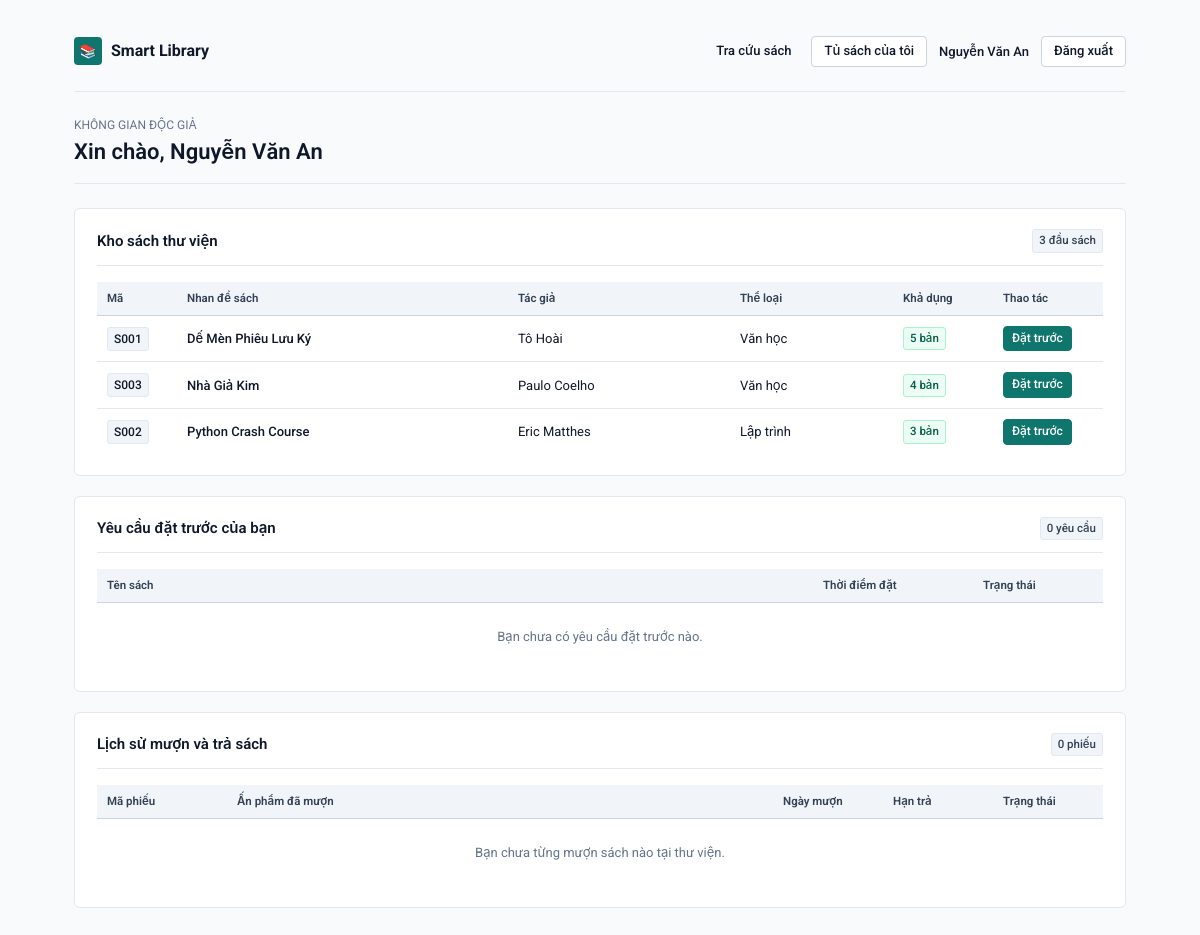
Page /user (signed in) on the earlier database version.
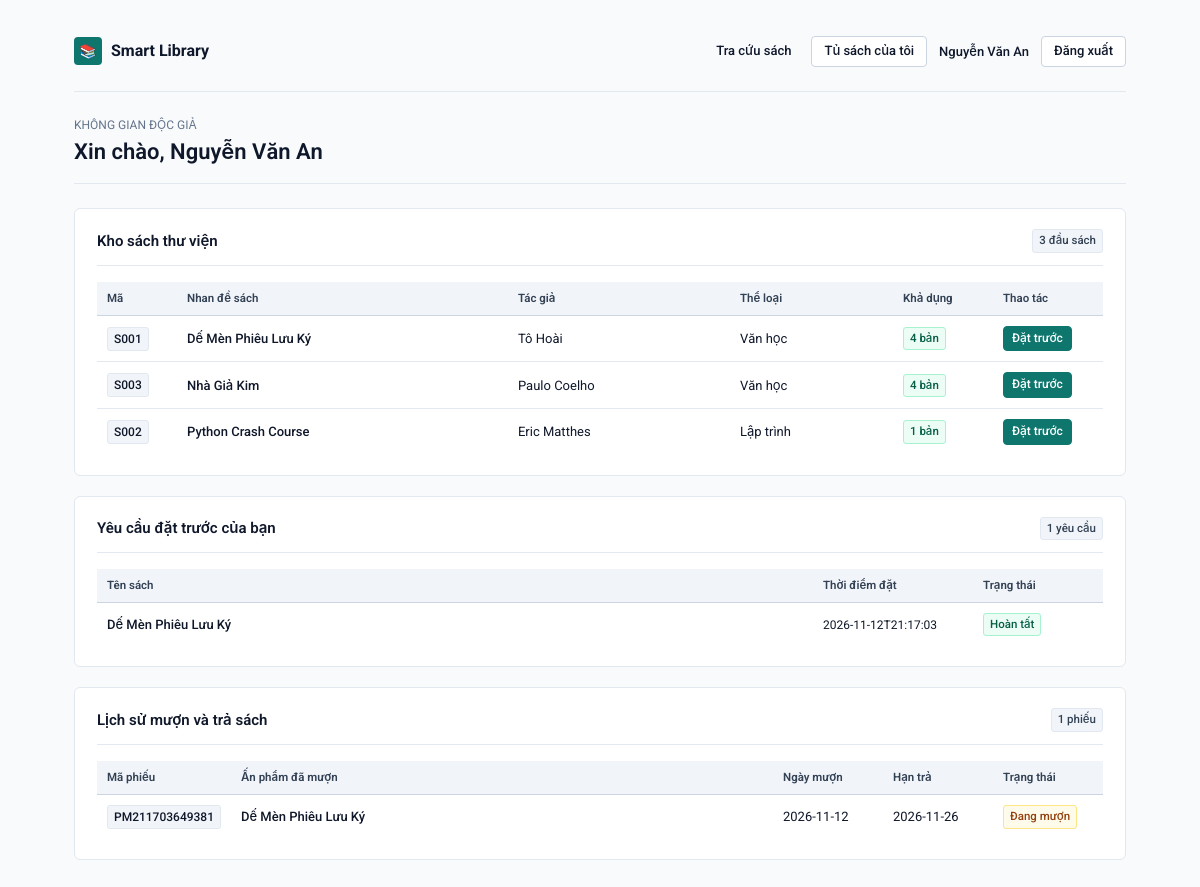
Same page on the later database version.
### tables this page shows
CREATE TABLE books(
        id INTEGER PRIMARY KEY AUTOINCREMENT,
        code TEXT NOT NULL UNIQUE,
        title TEXT NOT NULL,
        author TEXT NOT NULL,
        publisher TEXT,
        year INTEGER,
        category_id INTEGER,
        quantity INTEGER NOT NULL DEFAULT 1,
        available INTEGER NOT NULL DEFAULT 1,
        FOREIGN KEY(category_id) REFERENCES categories(id) ON DELETE SET NULL
    );

CREATE TABLE categories(
        id INTEGER PRIMARY KEY AUTOINCREMENT,
        name TEXT NOT NULL UNIQUE,
        description TEXT
    );

CREATE TABLE reservations(
        id INTEGER PRIMARY KEY AUTOINCREMENT,
        reader_id INTEGER NOT NULL,
        book_id INTEGER NOT NULL,
        reserved_at TEXT NOT NULL,
        status TEXT NOT NULL DEFAULT 'Chờ xử lý',
        FOREIGN KEY(reader_id) REFERENCES readers(id) ON DELETE RESTRICT,
        FOREIGN KEY(book_id) REFERENCES books(id) ON DELETE RESTRICT
    );

CREATE TABLE loans(
        id INTEGER PRIMARY KEY AUTOINCREMENT,
        code TEXT NOT NULL UNIQUE,
        reader_id INTEGER NOT NULL,
        employee_id INTEGER NOT NULL,
        borrow_date TEXT NOT NULL,
        due_date TEXT NOT NULL,
        return_date TEXT,
        status TEXT NOT NULL DEFAULT 'Đang mượn',
        FOREIGN KEY(reader_id) REFERENCES readers(id) ON DELETE RESTRICT,
        FOREIGN KEY(employee_id) REFERENCES employees(id) ON DELETE RESTRICT
    );

### backend/routes/auth.py (the view)
@app.get("/user")
@reader_required
def user_home():
    with db() as conn:
        books = conn.execute("""SELECT b.*, c.name AS category FROM books b
            LEFT JOIN categories c ON c.id=b.category_id ORDER BY b.title""").fetchall()
        reservations = conn.execute("""SELECT r.*, b.title FROM reservations r
            JOIN books b ON b.id=r.book_id WHERE r.reader_id=? ORDER BY r.id DESC""",
            (session["reader_id"],)).fetchall()
        loans = conn.execute("""SELECT l.*, GROUP_CONCAT(b.title, ', ') AS titles
            FROM loans l JOIN loan_items li ON li.loan_id=l.id
            JOIN books b ON b.id=li.book_id WHERE l.reader_id=?
            GROUP BY l.id ORDER BY l.id DESC""", (session["reader_id"],)).fetchall()
    return render_template("user_home.html", books=books, reservations=reservations, loans=loans)

### backend/api/common.py (called while the page is built)
@app.before_request
def protect_json_writes():
    if request.path.startswith("/api/") and request.method in ("POST", "PUT", "PATCH", "DELETE"):
        origin = request.headers.get("Origin")
        if origin:
            parsed = urlparse(origin)
            allowed = {"127.0.0.1", "localhost"}
            if parsed.hostname not in allowed or parsed.port not in (5001, 5173):
                return fail("Origin không hợp lệ.", 403)
        if not request.is_json:
            return fail("Yêu cầu JSON.", 415)

### backend/core.py (called while the page is built)
@app.context_processor
def inject():
    return {
        "logged_in": "employee_id" in session,
        "employee_name": session.get("employee_name"),
    }

### backend/database.py (called while the page is built)
def db():
    conn = sqlite3.connect(DB)
    conn.row_factory = sqlite3.Row
    conn.execute("PRAGMA foreign_keys=ON")
    return conn

### frontend/templates/reader/user_home.html
{% extends 'user_base.html' %}
{% block content %}
<div class="page-header">
  <div>
    <div class="page-breadcrumb">KHÔNG GIAN ĐỘC GIẢ</div>
    <h1>Xin chào, {{ session.get('reader_name') }}</h1>
  </div>
</div>
<section class="panel">
  <div class="panel-header">
    <h2>Kho sách thư viện</h2>
    <span class="tag neutral">{{ books|length }} đầu sách</span>
  </div>
  <div class="table-responsive">
    <table>
      <thead>
        <tr>
          <th style="width: 80px;">Mã</th>
          <th>Nhan đề sách</th>
          <th>Tác giả</th>
          <th>Thể loại</th>
          <th style="width: 100px;">Khả dụng</th>
          <th style="width: 110px;">Thao tác</th>
        </tr>
      </thead>
      <tbody>
        {% for b in books %}
        <tr>
          <td><span class="code-cell">{{ b.code }}</span></td>
          <td style="font-weight: 500;">{{ b.title }}</td>
          <td>{{ b.author }}</td>
          <td>{{ b.category or '—' }}</td>
          <td>
            <span class="tag {% if b.available == 0 %}bad{% endif %}">{{ b.available }} bản</span>
          </td>
          <td>
            <form method="post" action="{{ url_for('user_reserve', book_id=b.id) }}">
              <button class="btn-sm">Đặt trước</button>
            </form>
          </td>
        </tr>
        {% else %}
        <tr>
          <td colspan="6" class="empty-state">Hiện chưa có sách nào trong kho.</td>
        </tr>
        {% endfor %}
      </tbody>
    </table>
  </div>
</section>
<section class="panel">
  <div class="panel-header">
    <h2>Yêu cầu đặt trước của bạn</h2>
    <span class="tag neutral">{{ reservations|length }} yêu cầu</span>
  </div>
  <div class="table-responsive">
    <table>
      <thead>
        <tr>
          <th>Tên sách</th>
          <th style="width: 160px;">Thời điểm đặt</th>
          <th style="width: 130px;">Trạng thái</th>
        </tr>
      </thead>
      <tbody>
        {% for r in reservations %}
        <tr>
          <td style="font-weight: 500;">{{ r.title }}</td>
          <td class="mono" style="font-size: 12px;">{{ r.reserved_at }}</td>
          <td>
            <span class="tag {% if r.status == 'Đã hủy' %}bad{% elif r.status == 'Chờ xử lý' %}warn{% elif r.status == 'Đã thông báo' %}neutral{% endif %}">
              {{ r.status }}
            </span>
          </td>
        </tr>
        {% else %}
        <tr>
          <td colspan="3" class="empty-state">Bạn chưa có yêu cầu đặt trước nào.</td>
        </tr>
        {% endfor %}
      </tbody>
    </table>
  </div>
</section>
<section class="panel">
  <div class="panel-header">
    <h2>Lịch sử mượn và trả sách</h2>
    <span class="tag neutral">{{ loans|length }} phiếu</span>
  </div>
  <div class="table-responsive">
    <table>
      <thead>
        <tr>
          <th style="width: 130px;">Mã phiếu</th>
          <th>Ấn phẩm đã mượn</th>
          <th style="width: 110px;">Ngày mượn</th>
          <th style="width: 110px;">Hạn trả</th>
          <th style="width: 110px;">Trạng thái</th>
        </tr>
      </thead>
      <tbody>
        {% for l in loans %}
        <tr>
          <td><span class="code-cell">{{ l.code }}</span></td>
          <td style="font-weight: 500;">{{ l.titles }}</td>
          <td class="mono">{{ l.borrow_date }}</td>
          <td class="mono">{{ l.due_date }}</td>
          <td>
            <span class="tag {% if l.status == 'Đã trả' %}neutral{% else %}warn{% endif %}">
              {{ l.status }}
            </span>
          </td>
        </tr>
        {% else %}
        <tr>
          <td colspan="5" class="empty-state">Bạn chưa từng mượn sách nào tại thư viện.</td>
        </tr>
        {% endfor %}
      </tbody>
    </table>
  </div>
</section>
{% endblock %}

Differences in the rows shown:
changed books "Dế Mèn Phiêu Lưu Ký": available "5" → "4"
changed books "Python Crash Course": available "3" → "1"
added reservations: title "Dế Mèn Phiêu Lưu Ký", reserved_at "2026-11-12T21:17:03", status "Hoàn tất"
added loans: code "PM211703649381", titles "Dế Mèn Phiêu Lưu Ký", borrow_date "2026-11-12", due_date "2026-11-26", status "Đang mượn"
Other differences:
{{ reservations|length }}: "0" → "1"
{{ loans|length }}: "0" → "1"
text no longer shown: "Bạn chưa có yêu cầu đặt trước nào. Bạn chưa từng mượn sách nào tại thư viện."
